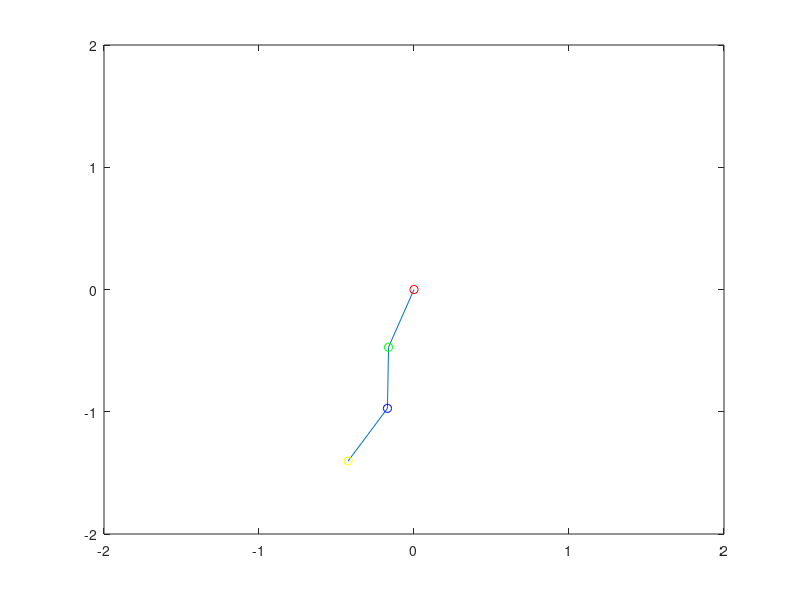

This chart was generated by the following MATLAB code:
function acrobot
% q(1) = theta1 q(2) = theta2 q(3) = theta1' q(4) = theta2'

m1 = 0.1;
m2 = 0.1;
m3 = 0.1;
L1 = 0.5;
L2 = 0.5;
L3 = 0.5;
g = 9.81;

tspan = linspace(0, 4.00);
q0 = [pi/3, 0, 0, 0, 0, 0]; % upright state
options = odeset('Mass', @mass);

[t, y] = ode45(@f, tspan, q0, options);

theta1 = y(1, 1);
theta2 = y(1, 2);
theta3 = y(1, 3);
yvals = -[0 L1*cos(theta1) L1*cos(theta1)+L2*cos(theta1+theta2) L1*cos(theta1)+L2*cos(theta1+theta2)+L3*cos(theta1+theta2+theta3)];
xvals = [0 L1*sin(theta1) L1*sin(theta1)+L2*sin(theta1+theta2) L1*sin(theta1)+L2*sin(theta1+theta2)+L3*sin(theta1+theta2+theta3)];
plot(xvals,yvals,xvals(1),yvals(1),'ro',xvals(2),yvals(2),'go', xvals(3), yvals(3), 'bo', xvals(4), yvals(4), 'yo');
axis([-2 2 -2 2])
input("enter");
for j = 2:length(t)
    if rand < 0.1
        input('enter');
    end
    theta1 = y(j, 1);
    theta2 = y(j, 2);
    theta3 = y(j, 3);
    yvals = -[0 L1*cos(theta1) L1*cos(theta1)+L2*cos(theta1+theta2) L1*cos(theta1)+L2*cos(theta1+theta2)+L3*cos(theta1+theta2+theta3)];
    xvals = [0 L1*sin(theta1) L1*sin(theta1)+L2*sin(theta1+theta2) L1*sin(theta1)+L2*sin(theta1+theta2)+L3*sin(theta1+theta2+theta3)];
    plot(xvals,yvals,xvals(1),yvals(1),'ro',xvals(2),yvals(2),'go', xvals(3), yvals(3), 'bo', xvals(4), yvals(4), 'yo');
    axis([-2 2 -2 2])
    pause(0.1);
end

  function d_q = f(t, q)
    q1 = q(1); 
    q2 = q(2);
    q3 = q(3);
    d_q1 = q(4);
    d_q2 = q(5);
    d_q3 = q(6);
    f1 = d_q1;
    f2 = d_q2;
    f3 = d_q3;
    f4 = -g * ((m1+m2+m3)*L1*sin(q1)+(m2+m3)*L2*sin(q1+q2)+m3*L3*sin(q1+q2+q3));
    f5 = -g * ((m2+m3)*L2*sin(q1+q2) + m3*L3*sin(q1+q2+q3));
    f6 = -g * m3*L3*sin(q1+q2+q3);
    d_q = [f1; f2; f3; f4; f5; f6];
  end

  function M = mass(t, q)
    q1 = q(1);
    q2 = q(2);
    q3 = q(3);
    d_q1 = q(4);
    d_q2 = q(5);
    d_q3 = q(6);
    M11 = (m1+m2+m3)*L1^2 + (m2+m3)*L2^2 + m3*L3^2 ...
        + 2*(m2+m3)*L1*L2*cos(q2) + 2*m3*L1*L3*cos(q2+q3) + 2*m3*L2*L3*cos(q3);
    M12 = (m2+m3)*L2^2 + m3*L3^2 + (m2+m3)*L1*L2*cos(q2) ...
        + m2*L1*L3*cos(q2+q3) + 2*m3*L2*L3*cos(q3);
    M13 = m3*L3^2 + m3*L1*L3*cos(q2+q3) + m3*L2*L3*cos(q3);
    M21 = (m2+m3)*L2^2 + m3*L3^2 + (m2+m3)*L1*L2*cos(q2) ...
        + m3*L1*L3*cos(q2+q3) + 2*m3*L2*L3*cos(q3);
    M22 = (m2+m3)*L2^2 + m3*L3^2 + 2*m3*L2*L3*cos(q3);
    M23 = m3*L3^2 + m3*L2*L3*cos(q3);
    M31 = m3*L3^2 + m3*L1*L3*cos(q2+q3) + m3*L2*L3*cos(q3);
    M32 = m3*L3^2 + m3*L2*L3*cos(q3);
    M33 = m3*L3^2;
    C11 = 0;
    C12 = -(m2+m3)*L1*L2*(2*d_q1+d_q2)*sin(q2) ...
        - m3*L1*L3*(2*d_q1+d_q2+d_q3)*sin(q2+q3);
    C13 = - m3*L1*L3*(2*d_q1+d_q2+d_q3)*sin(q2+q3) ...
        - m3*L2*L3*(2*d_q1+d_q2+d_q3)*sin(q3);
    C21 = -(m2+m3)*L1*L2*d_q2*sin(q2) - m3*L1*L3*(d_q2+d_q3)*sin(q2+q3) ...
        + (m2+m3)*L1*L2*(d_q1+d_q2)*sin(q2) + m3*L1*L3*(d_q1+d_q2+d_q3)*sin(q3);
    C22 = m3*L1*L3*(d_q1+d_q2+d_q3)*sin(q3);
    C23 = -m3*L2*L3*(2*d_q1+2*d_q2+d_q3)*sin(q3);
    C31 = -m3*L1*L3*(d_q2+d_q3)*sin(q2+q3) + m3*L1*L3*(d_q1+d_q2+d_q3)*sin(q2+q3) ...
        + m3*L2*L3*(d_q1+d_q2+d_q3)*sin(q3);
    C32 = m3*L2*L3*(d_q1+d_q2+d_q3)*sin(q3);
    C33 = -m3*L2*L3*(d_q1+d_q2)*sin(q3);
    
    M = [1 0 0 0 0 0;
         0 1 0 0 0 0;
         0 0 1 0 0 0;
         C11 C12 C13 M11 M12 M13;
         C21 C22 C23 M21 M22 M23;
         C31 C32 C33 M31 M32 M33];
     
  end
end